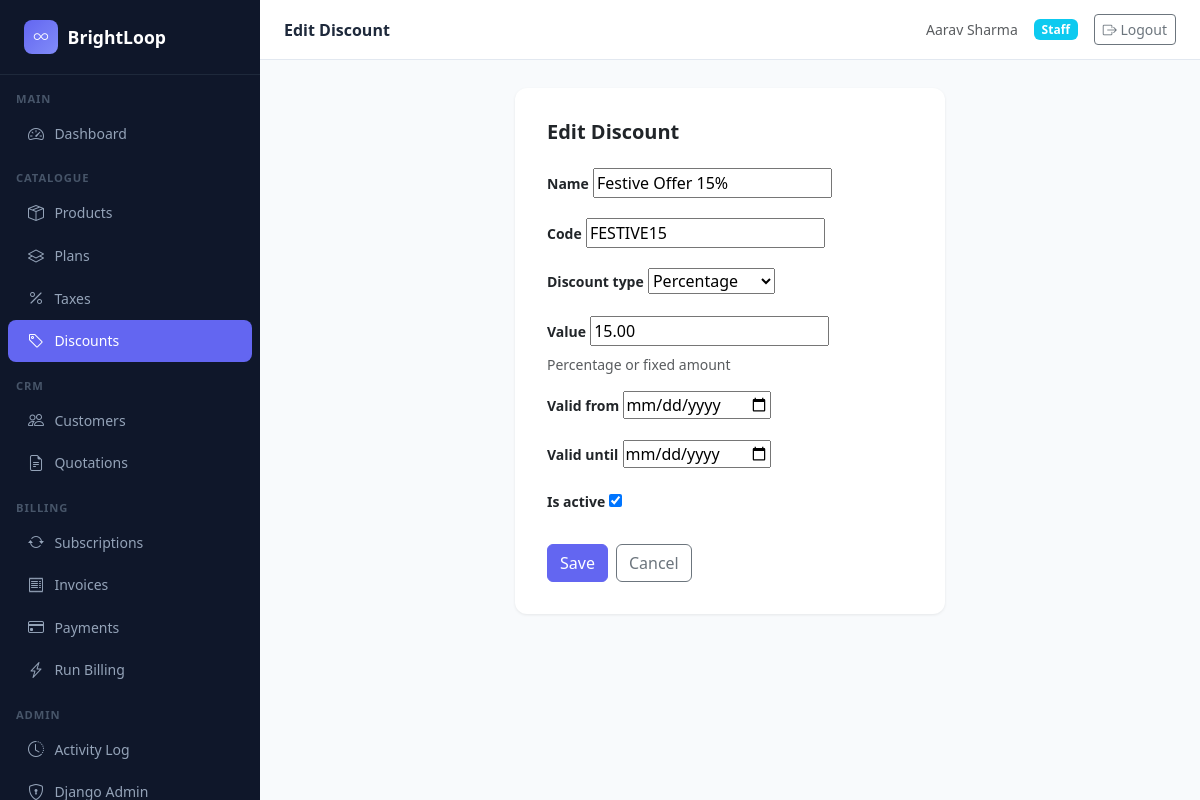
/products/discounts/1/edit/ (signed in), run on the app's committed database.
### products/models.py (models this page shows, shortened)
class DiscountConfiguration(models.Model):
    DISCOUNT_TYPE_CHOICES = [
        ('PERCENTAGE', 'Percentage'),
        ('FIXED', 'Fixed Amount'),
    ]
    name = models.CharField(max_length=200)
    code = models.CharField(max_length=50, unique=True)
    discount_type = models.CharField(max_length=20, choices=DISCOUNT_TYPE_CHOICES)
    value = models.DecimalField(max_digits=10, decimal_places=2, help_text="Percentage or fixed amount")
    valid_from = models.DateField(null=True, blank=True)
    valid_until = models.DateField(null=True, blank=True)
    is_active = models.BooleanField(default=True)
    created_at = models.DateTimeField(auto_now_add=True)
    class Meta:
        ordering = ['name']
        verbose_name = "Discount Configuration"
        verbose_name_plural = "Discount Configurations"

### products/views.py (the view)
# urls.py: path('discounts/<int:pk>/edit/', views.discount_edit, name='discount_edit'),
@login_required
@staff_required
def discount_edit(request, pk):
    discount = get_object_or_404(DiscountConfiguration, pk=pk)
    if request.method == 'POST':
        form = DiscountConfigurationForm(request.POST, instance=discount)
        if form.is_valid():
            form.save()
            messages.success(request, "Discount updated.")
            return redirect('products:discount_list')
    else:
        form = DiscountConfigurationForm(instance=discount)
    return render(request, 'products/discount_form.html', {'form': form, 'title': 'Edit Discount', 'edit': True})

### products/forms.py
class DiscountConfigurationForm(forms.ModelForm):
    class Meta:
        model = DiscountConfiguration
        fields = ['name', 'code', 'discount_type', 'value', 'valid_from', 'valid_until', 'is_active']
        widgets = {
            'valid_from': forms.DateInput(attrs={'type': 'date'}),
            'valid_until': forms.DateInput(attrs={'type': 'date'}),
        }

### products/views.py (called while the page is built)
def staff_required(view_func):
    from functools import wraps
    @wraps(view_func)
    def wrapper(request, *args, **kwargs):
        if not request.user.is_authenticated:
            from django.conf import settings
            return redirect(settings.LOGIN_URL)
        if not (request.user.is_staff or request.user.is_superuser):
            raise PermissionDenied
        return view_func(request, *args, **kwargs)
    return wrapper

### templates/products/discount_form.html (shortened to what this page needs)
{% extends "base.html" %}
{% block page_title %}{{ title }}{% endblock %}
{% block content %}
<div class="row justify-content-center">
  <div class="col-lg-6">
    <div class="form-card">
      <h5 class="fw-semibold mb-4">{{ title }}</h5>
      <form method="post" novalidate>
        {% for field in form %}
        <div class="mb-3">
          <label class="form-label fw-semibold small">{{ field.label }}</label>
          {{ field }}
          {% if field.help_text %}<div class="text-muted small mt-1">{{ field.help_text }}</div>{% endif %}
        </div>
        {% endfor %}
        <div class="d-flex gap-2 mt-4">
          <button type="submit" class="btn btn-primary">Save</button>
          <a href="{% url 'products:discount_list' %}" class="btn btn-outline-secondary">Cancel</a>
        </div>
      </form>
    </div>
  </div>
</div>
{% endblock %}

### templates/base.html (shortened to what this page needs)
<!DOCTYPE html>
<html lang="en" data-bs-theme="light">
<head>
  <link href="https://cdn.jsdelivr.net/npm/bootstrap@5.3.3/dist/css/bootstrap.min.css" rel="stylesheet">
  <link href="https://cdn.jsdelivr.net/npm/bootstrap-icons@1.11.3/font/bootstrap-icons.min.css" rel="stylesheet">
</head>
<body>
{% if user.is_authenticated %}
<nav class="sidebar">
  <a class="sidebar-brand" href="{% url 'dashboard:index' %}">
    <div class="logo-circle"><i class="bi bi-infinity"></i></div>
    BrightLoop
  </a>
  <div class="pt-2">
    <div class="sidebar-section">Main</div>
    <a href="{% url 'dashboard:index' %}" class="nav-link {% if request.resolver_match.app_name == 'dashboard' %}active{% endif %}">
      <i class="bi bi-speedometer2"></i> Dashboard
    </a>
    {% if user.is_staff or user.is_superuser %}
    <div class="sidebar-section mt-2">Catalogue</div>
    <a href="{% url 'products:product_list' %}" class="nav-link {% if request.resolver_match.app_name == 'products' and 'plan' not in request.path and 'tax' not in request.path and 'discount' not in request.path %}active{% endif %}">
      <i class="bi bi-box-seam"></i> Products
    </a>
    <a href="{% url 'products:plan_list' %}" class="nav-link {% if 'plans' in request.path %}active{% endif %}">
      <i class="bi bi-layers"></i> Plans
    </a>
    <a href="{% url 'products:tax_list' %}" class="nav-link {% if 'taxes' in request.path %}active{% endif %}">
      <i class="bi bi-percent"></i> Taxes
    </a>
    <a href="{% url 'products:discount_list' %}" class="nav-link {% if 'discounts' in request.path %}active{% endif %}">
      <i class="bi bi-tag"></i> Discounts
    </a>
    <div class="sidebar-section mt-2">CRM</div>
    <a href="{% url 'accounts:customer_list' %}" class="nav-link {% if request.resolver_match.app_name == 'accounts' %}active{% endif %}">
      <i class="bi bi-people"></i> Customers
    </a>
    <a href="{% url 'quotations:quotation_list' %}" class="nav-link {% if request.resolver_match.app_name == 'quotations' %}active{% endif %}">
      <i class="bi bi-file-earmark-text"></i> Quotations
    </a>
    <div class="sidebar-section mt-2">Billing</div>
    <a href="{% url 'subscriptions:subscription_list' %}" class="nav-link {% if request.resolver_match.app_name == 'subscriptions' %}active{% endif %}">
      <i class="bi bi-arrow-repeat"></i> Subscriptions
    </a>
    <a href="{% url 'billing:invoice_list' %}" class="nav-link {% if 'invoices' in request.path %}active{% endif %}">
      <i class="bi bi-receipt"></i> Invoices
    </a>
    <a href="{% url 'billing:payment_list' %}" class="nav-link {% if 'payments' in request.path %}active{% endif %}">
      <i class="bi bi-credit-card"></i> Payments
    </a>
    <a href="{% url 'billing:run_billing' %}" class="nav-link {% if 'run-billing' in request.path %}active{% endif %}">
      <i class="bi bi-lightning-charge"></i> Run Billing
    </a>
    <div class="sidebar-section mt-2">Admin</div>
    <a href="{% url 'accounts:activity_log' %}" class="nav-link {% if 'activity' in request.path %}active{% endif %}">
      <i class="bi bi-clock-history"></i> Activity Log
    </a>
    <a href="/admin/" class="nav-link">
      <i class="bi bi-shield-lock"></i> Django Admin
    </a>
    {% endif %}
  </div>
</nav>
<div class="main-wrapper">
  <div class="topbar">
    <span class="page-title">{% block page_title %}BrightLoop{% endblock %}</span>
    <div class="d-flex align-items-center gap-3">
      <span class="text-muted small">{{ user.get_full_name|default:user.username }}</span>
      {% if user.is_superuser %}
        <span class="badge bg-danger">Admin</span>
      {% elif user.is_staff %}
        <span class="badge bg-info">Staff</span>
      {% else %}
        <span class="badge bg-secondary">Customer</span>
      {% endif %}
      <form method="post" action="{% url 'accounts:logout' %}" class="d-inline mb-0">
        <button type="submit" class="btn btn-sm btn-outline-secondary">
          <i class="bi bi-box-arrow-right"></i> Logout
        </button>
      </form>
    </div>
  </div>
  <div class="content-area">
    {% block content %}{% endblock %}
  </div>
</div>
{% else %}
  {% block auth_content %}{% endblock %}
{% endif %}
</body>
</html>

### templates/base.html (style rules this page uses)
:root { --sidebar-bg: #0f172a; --sidebar-text: #94a3b8; --sidebar-active: #6366f1; --sidebar-hover: #1e293b; --sidebar-width: 260px; --topbar-height: 60px; }
body { background: #f8fafc; font-family: 'Segoe UI', system-ui, sans-serif; }
.sidebar { position: fixed; top: 0; left: 0; bottom: 0; width: var(--sidebar-width); background: var(--sidebar-bg); z-index: 1000; overflow-y: auto; transition: transform .3s; }
.sidebar-brand { padding: 1.25rem 1.5rem; border-bottom: 1px solid #1e293b; color: #fff; font-size: 1.1rem; font-weight: 700; display: flex; align-items: center; gap: .6rem; text-decoration: none; }
.sidebar-brand .logo-circle { width: 34px; height: 34px; border-radius: 8px; background: linear-gradient(135deg, #6366f1, #818cf8); display: flex; align-items: center; justify-content: center; font-size: .9rem; color: #fff; }
.sidebar-section { padding: .5rem 1rem .25rem; font-size: .7rem; font-weight: 600; color: #475569; text-transform: uppercase; letter-spacing: .08em; }
.sidebar .nav-link { color: var(--sidebar-text); padding: .55rem 1.25rem; border-radius: 8px; margin: 1px 8px; display: flex; align-items: center; gap: .65rem; font-size: .875rem; transition: all .15s; }
.sidebar .nav-link.active { background: var(--sidebar-active); color: #fff; }
.sidebar .nav-link .bi { font-size: 1rem; }
.main-wrapper { margin-left: var(--sidebar-width); min-height: 100vh; display: flex; flex-direction: column; }
.topbar { height: var(--topbar-height); background: #fff; border-bottom: 1px solid #e2e8f0; display: flex; align-items: center; justify-content: space-between; padding: 0 1.5rem; position: sticky; top: 0; z-index: 100; }
.topbar .page-title { font-size: 1rem; font-weight: 600; color: #1e293b; }
.content-area { padding: 1.75rem; flex: 1; }
.btn-primary { background: #6366f1; border-color: #6366f1; }
.form-card { background: #fff; border-radius: 12px; padding: 2rem; box-shadow: 0 1px 3px rgba(0,0,0,.08); }

### data on the page
DiscountConfiguration: form "Festive Offer 15%" "FESTIVE15" "Percentage" "15.00" "☑"

### other printed values
{{ title }} "Edit Discount"
{{ user.get_full_name|default:user.username }} "Aarav Sharma"
{{ field.label }} "Name" "Code" "Discount type" "Value" "Valid from" "Valid until" "Is active"
{{ field.help_text }} "Percentage or fixed amount"
